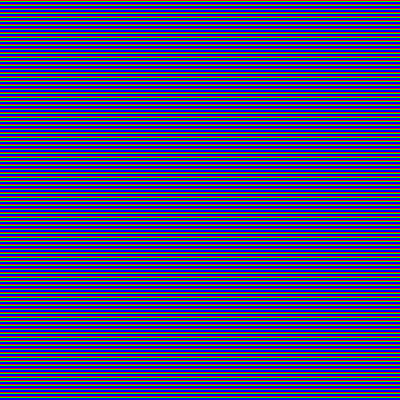
Frame 1 (no input)
Frame 2 (the mouse pressed at the canvas centre, redrawn once): identical to frame 1, image omitted

The Processing sketch that drew this single still picture (run headless with seeded random() and noise(); the mouse was pressed at the canvas centre and the sketch redrawn once):

// Processing sketch: processing_160299
// ── processing_160299.pde

color red   = color(255, 0, 0);
color green = color(0, 255, 0);
color blue  = color(0, 0, 255);
color pixelcolor = color(0);
int colornum   = 1;

void setup() {
  size(400, 400);
  noStroke();
}


void draw() {
  for (int x=0; x<width; x++) {
    for (int y=0; y<height; y++) {
      if (colornum == 1) pixelcolor = red;
      if (colornum == 2) pixelcolor = green;
      if (colornum == 3) pixelcolor = blue;
      fill(pixelcolor);
      rect(x, y, 10, 10);
      if (colornum > 3) {
        colornum = 1;
      } else {
        colornum++;
      } 
    }
  }
  noLoop();
}
